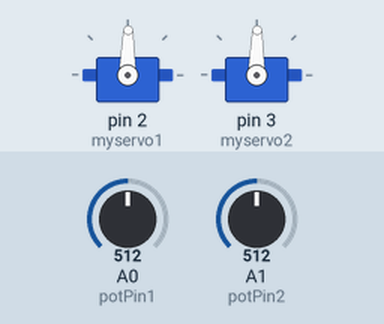
Recording of a sketch running on a simulated Arduino Uno, built with avr-gcc and run on an emulated ATmega328P. Shown: 2 × servo. Inputs (shaded band) come from the test bench; at power-on: A0 (potPin1) = 512, A1 (potPin2) = 512.

Above: at 1.2 s.
1.3 s: A0 (potPin1) set to 716
At 2.1 s:
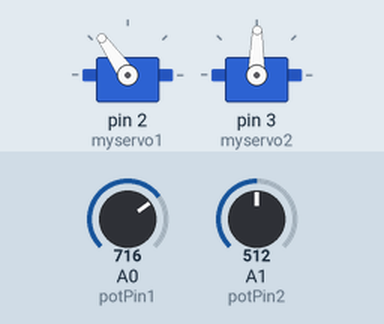
2.8 s: A1 (potPin2) set to 716
At 3.3 s:
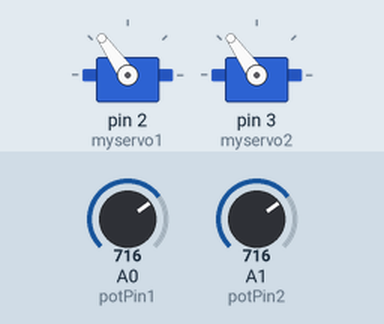
4.3 s: A0 (potPin1) set to 900
At 5.5 s:
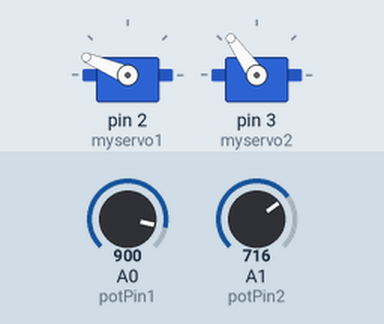
5.8 s: A1 (potPin2) set to 900
At 6.2 s:
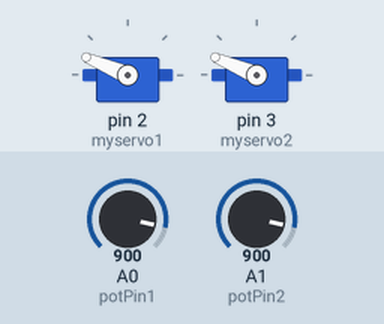
7.3 s: A0 (potPin1) set to 1023
At 8.5 s:
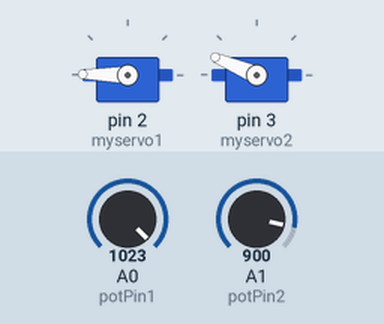
8.8 s: A1 (potPin2) set to 1023
At 9.7 s:
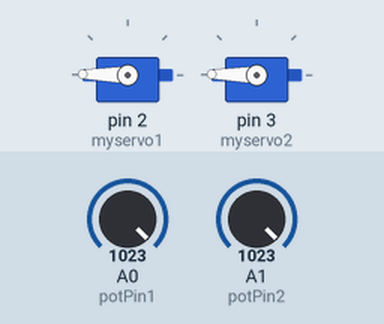
Timing chart, 0 to 11.3 s (numbered marks = the images above; inputs shaded):
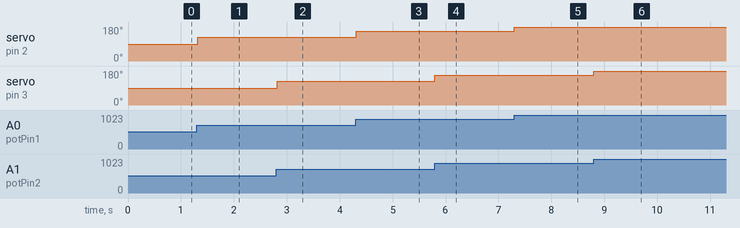

Measured:
- after the input at 1.3 s, servo on pin 2 (myservo1): 89° → 125° at once
- after the input at 2.8 s, servo on pin 3 (myservo2): 89° → 125° at once
- after the input at 4.3 s, servo on pin 2 (myservo1): 125° → 157° at once
- after the input at 5.8 s, servo on pin 3 (myservo2): 125° → 157° at once
- after the input at 7.3 s, servo on pin 2 (myservo1): 157° → 179° at once
- after the input at 8.8 s, servo on pin 3 (myservo2): 157° → 179° at once

The sketch:

Controllo_di_servomotori_con_potenziometri_e_sensori.ino
```cpp
/*
Sketch per il controllo di servomotori con potenziometri e sensori.
Pier Calderan - Luglio 2013
*/

#include <Servo.h>
Servo myservo1;  // creazione dell'oggetto myservo1 per controllare un servomotore
Servo myservo2;  // creazione dell'oggetto myservo2 per controllare un servomotore

int potPin1 = 0;  // porta analogica 0 per il fotoresistore
int potPin2 = 1;  // porta analogica 1 per il potenziometro

int val1;             // variabile per leggere il valore della porta analogica 0
int val2;             // variabile per leggere il valore della porta analogica 1

void setup()
{
myservo1.attach(2);  // "attacca" il servomotore alla porta 2
myservo2.attach(3);  // "attacca" il servomotore alla porta 3
}

void loop()
{
 val1 = analogRead(potPin1);           // legge il valore del fotoresistore (da 0 a 1023)
 val1 = map(val1, 0, 1023, 0, 179);  // scala il valore per il servo (180°)
 myservo1.write(val1);             // imposta la posizione del servo in base al valore scalato

 val2 = analogRead(potPin2);           // legge il valore del potenziometro (da 0 a 1023)
 val2 = map(val2, 0, 1023, 0, 179);  // scala il valore per il servo (180°)
 myservo2.write(val2);             // imposta la posizione del servo in base al valore scalato

 delay(15);                                 // attesa per dare tempo ai motori di posizionarsi
}
```
